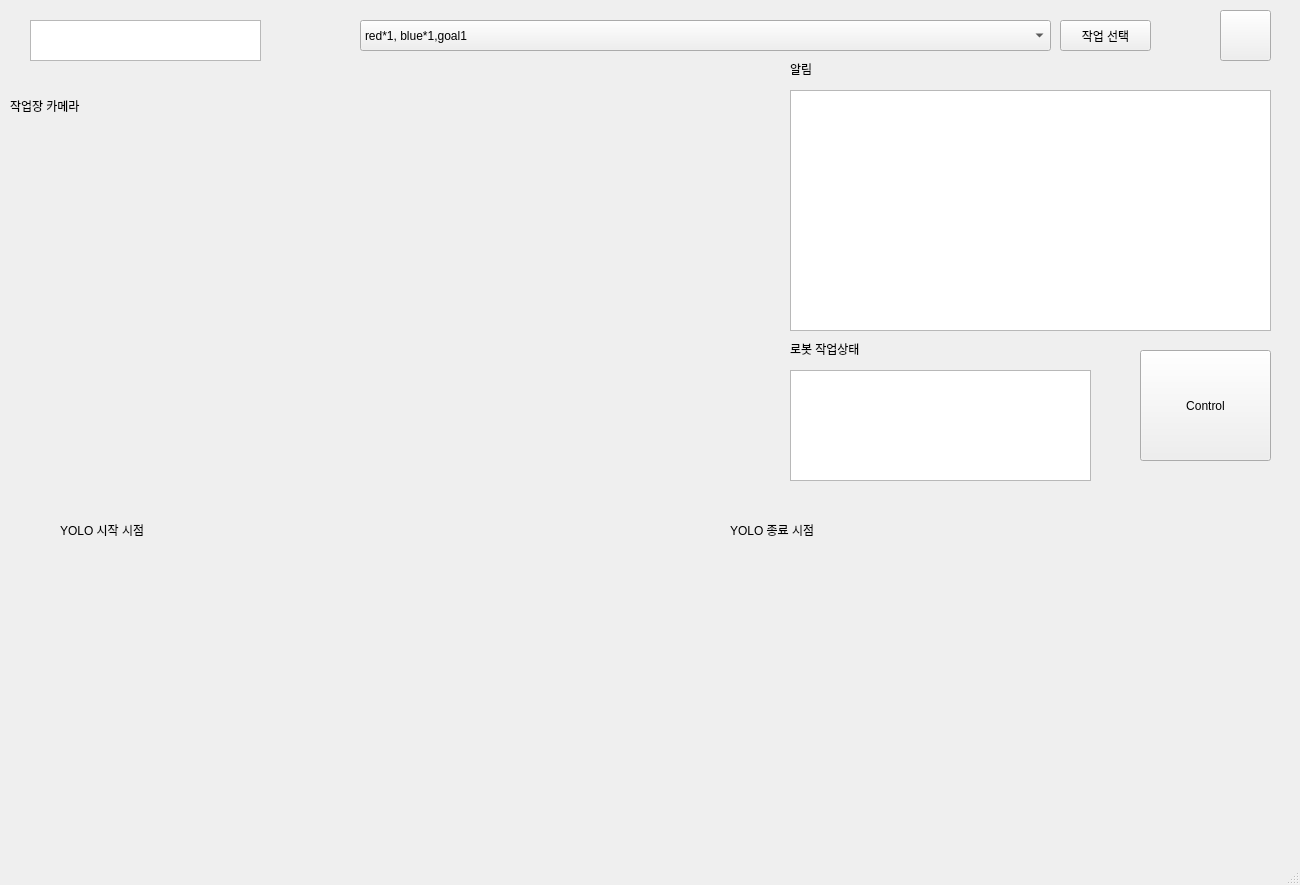
<?xml version="1.0" encoding="UTF-8"?>
<ui version="4.0">
 <class>MainWindow</class>
 <widget class="QMainWindow" name="MainWindow">
  <property name="geometry">
   <rect>
    <x>0</x>
    <y>0</y>
    <width>1300</width>
    <height>885</height>
   </rect>
  </property>
  <property name="windowTitle">
   <string>MainWindow</string>
  </property>
  <widget class="QWidget" name="centralwidget">
   <widget class="QComboBox" name="jobbox">
    <property name="geometry">
     <rect>
      <x>360</x>
      <y>20</y>
      <width>691</width>
      <height>31</height>
     </rect>
    </property>
    <item>
     <property name="text">
      <string>red*1, blue*1,goal1</string>
     </property>
    </item>
    <item>
     <property name="text">
      <string>red*2, blue*1,goal2</string>
     </property>
    </item>
    <item>
     <property name="text">
      <string>red*1, blue*2,goal3</string>
     </property>
    </item>
    <item>
     <property name="text">
      <string/>
     </property>
    </item>
   </widget>
   <widget class="QPushButton" name="selectjob">
    <property name="geometry">
     <rect>
      <x>1060</x>
      <y>20</y>
      <width>91</width>
      <height>31</height>
     </rect>
    </property>
    <property name="text">
     <string>작업 선택</string>
    </property>
   </widget>
   <widget class="QLabel" name="worldcamera">
    <property name="geometry">
     <rect>
      <x>50</x>
      <y>130</y>
      <width>611</width>
      <height>321</height>
     </rect>
    </property>
    <property name="text">
     <string/>
    </property>
    <property name="pixmap">
     <pixmap>factoty.jpeg</pixmap>
    </property>
    <property name="scaledContents">
     <bool>true</bool>
    </property>
   </widget>
   <widget class="QLabel" name="YOLOstart">
    <property name="geometry">
     <rect>
      <x>30</x>
      <y>550</y>
      <width>511</width>
      <height>251</height>
     </rect>
    </property>
    <property name="text">
     <string/>
    </property>
    <property name="pixmap">
     <pixmap>robot.jpeg</pixmap>
    </property>
    <property name="scaledContents">
     <bool>true</bool>
    </property>
   </widget>
   <widget class="QTextBrowser" name="textBrowser">
    <property name="geometry">
     <rect>
      <x>790</x>
      <y>90</y>
      <width>481</width>
      <height>241</height>
     </rect>
    </property>
   </widget>
   <widget class="QPushButton" name="control">
    <property name="geometry">
     <rect>
      <x>1140</x>
      <y>350</y>
      <width>131</width>
      <height>111</height>
     </rect>
    </property>
    <property name="text">
     <string>Control</string>
    </property>
   </widget>
   <widget class="QLabel" name="cameratext">
    <property name="geometry">
     <rect>
      <x>10</x>
      <y>90</y>
      <width>111</width>
      <height>31</height>
     </rect>
    </property>
    <property name="text">
     <string>작업장 카메라</string>
    </property>
   </widget>
   <widget class="QLabel" name="label_7">
    <property name="geometry">
     <rect>
      <x>60</x>
      <y>520</y>
      <width>111</width>
      <height>20</height>
     </rect>
    </property>
    <property name="text">
     <string>YOLO 시작 시점</string>
    </property>
   </widget>
   <widget class="QLabel" name="label_8">
    <property name="geometry">
     <rect>
      <x>730</x>
      <y>520</y>
      <width>111</width>
      <height>20</height>
     </rect>
    </property>
    <property name="text">
     <string>YOLO 종료 시점</string>
    </property>
   </widget>
   <widget class="QTextBrowser" name="textBrowser_2">
    <property name="geometry">
     <rect>
      <x>790</x>
      <y>370</y>
      <width>301</width>
      <height>111</height>
     </rect>
    </property>
   </widget>
   <widget class="QLabel" name="YOLOend">
    <property name="geometry">
     <rect>
      <x>710</x>
      <y>550</y>
      <width>511</width>
      <height>251</height>
     </rect>
    </property>
    <property name="text">
     <string/>
    </property>
    <property name="pixmap">
     <pixmap>robot.jpeg</pixmap>
    </property>
    <property name="scaledContents">
     <bool>true</bool>
    </property>
   </widget>
   <widget class="QPushButton" name="mypage_button">
    <property name="geometry">
     <rect>
      <x>1220</x>
      <y>10</y>
      <width>51</width>
      <height>51</height>
     </rect>
    </property>
    <property name="text">
     <string/>
    </property>
    <property name="icon">
     <iconset>
      <normaloff>free-icon-person-5393061.png</normaloff>free-icon-person-5393061.png</iconset>
    </property>
    <property name="iconSize">
     <size>
      <width>30</width>
      <height>30</height>
     </size>
    </property>
   </widget>
   <widget class="QLabel" name="status">
    <property name="geometry">
     <rect>
      <x>790</x>
      <y>340</y>
      <width>91</width>
      <height>17</height>
     </rect>
    </property>
    <property name="text">
     <string>로봇 작업상태</string>
    </property>
   </widget>
   <widget class="QLabel" name="info">
    <property name="geometry">
     <rect>
      <x>790</x>
      <y>60</y>
      <width>67</width>
      <height>17</height>
     </rect>
    </property>
    <property name="text">
     <string>알림</string>
    </property>
   </widget>
   <widget class="QTextBrowser" name="textBrowser_3">
    <property name="geometry">
     <rect>
      <x>30</x>
      <y>20</y>
      <width>231</width>
      <height>41</height>
     </rect>
    </property>
   </widget>
  </widget>
  <widget class="QMenuBar" name="menubar">
   <property name="geometry">
    <rect>
     <x>0</x>
     <y>0</y>
     <width>1300</width>
     <height>28</height>
    </rect>
   </property>
  </widget>
  <widget class="QStatusBar" name="statusbar"/>
 </widget>
 <resources/>
 <connections/>
</ui>
